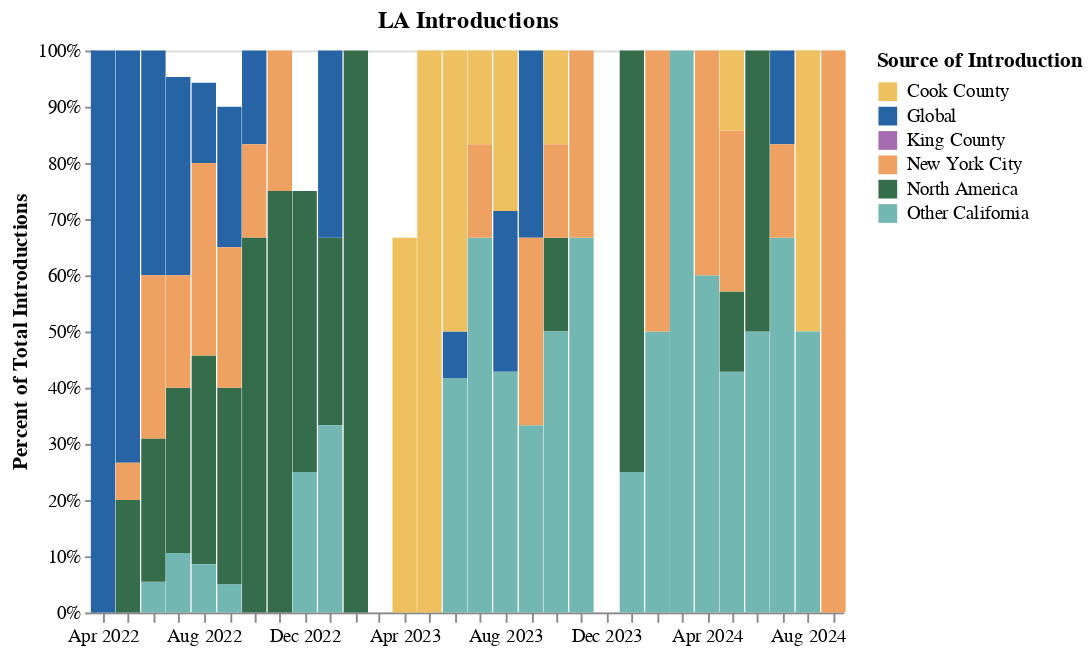

Notebook code for this chart:
### Code cell
chart

### Figure 1 — Vega-Lite specification as saved in the notebook (floating-point values rounded to 4 significant figures; data arrays with more than 128 entries replaced by an {"elided": "..."} marker saying what was removed)
{"config": {"view": {"continuousWidth": 400, "continuousHeight": 300}}, "data": {"name": "data-571ff56b200ca572cd945b8f38764fb0"}, "mark": {"type": "bar", "interpolate": "monotone", "size": 13}, "encoding": {"color": {"field": "parent_host", "scale": {"domain": ["Cook County", "Global", "King County", "New York City", "North America", "Other California"], "range": ["#EEC060", "#2664A5", "#A76BB1", "#EEA160", "#356D4C", "#72b7b2"]}, "title": "Source of Introduction", "type": "nominal"}, "x": {"axis": {"format": "%b %Y", "grid": false, "tickCount": "month", "title": null}, "field": "year-month", "title": "", "type": "temporal"}, "y": {"axis": {"format": "%", "grid": false, "title": "Percent of Total Introductions"}, "field": "count", "stack": "normalize", "type": "quantitative"}}, "title": "LA Introductions", "transform": [{"aggregate": [{"op": "count", "as": "count"}], "groupby": ["child_host", "year-month", "parent_host"]}, {"filter": "(datum.child_host === 'Los Angeles County')"}], "$schema": "https://vega.github.io/schema/vega-lite/v4.17.0.json", "datasets": {"data-571ff56b200ca572cd945b8f38764fb0": {"elided": "325 records"}}}
